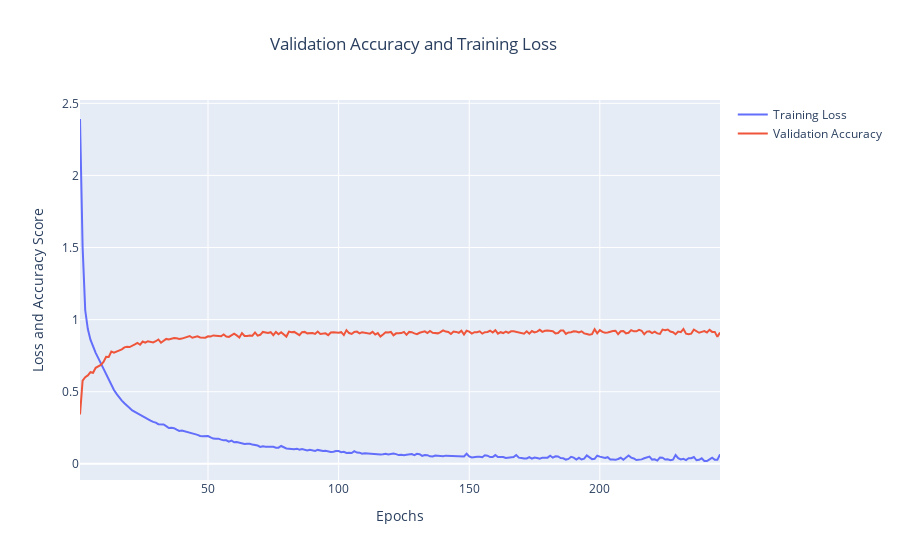

The notebook cell saved with this chart:
### Code cell
fig = go.Figure()

fig.add_trace(go.Scatter(x=np.arange(1, mlp_clf.n_iter_+1),
                         y=mlp_clf.loss_curve_,
                         name='Training Loss',
                         text='Epoch and Training Loss'))

fig.add_trace(go.Scatter(x=np.arange(1, mlp_clf.n_iter_+1),
                         y=mlp_clf.validation_scores_,
                         name='Validation Accuracy',
                         text='Epoch and Validation Accuracy Score'))

fig.update_layout(
    title_text='Validation Accuracy and Training Loss',
    title_x=0.3,
    xaxis = dict(
        title='Epochs'),
    yaxis = dict(title='Loss and Accuracy Score')
)

fig.show()

### Figure 1 — Plotly figure (JSON) as saved in the notebook; plotly's stock layout.template omitted (floating-point values rounded to 4 significant figures; data arrays with more than 128 entries replaced by an {"elided": "..."} marker saying what was removed)
{"data": [{"name": "Training Loss", "text": "Epoch and Training Loss", "type": "scatter", "x": {"elided": "246 int values"}, "y": {"elided": "246 float values"}}, {"name": "Validation Accuracy", "text": "Epoch and Validation Accuracy Score", "type": "scatter", "x": {"elided": "246 int values"}, "y": {"elided": "246 float values"}}], "layout": {"title": {"text": "Validation Accuracy and Training Loss", "x": 0.3}, "xaxis": {"title": {"text": "Epochs"}}, "yaxis": {"title": {"text": "Loss and Accuracy Score"}}}}
